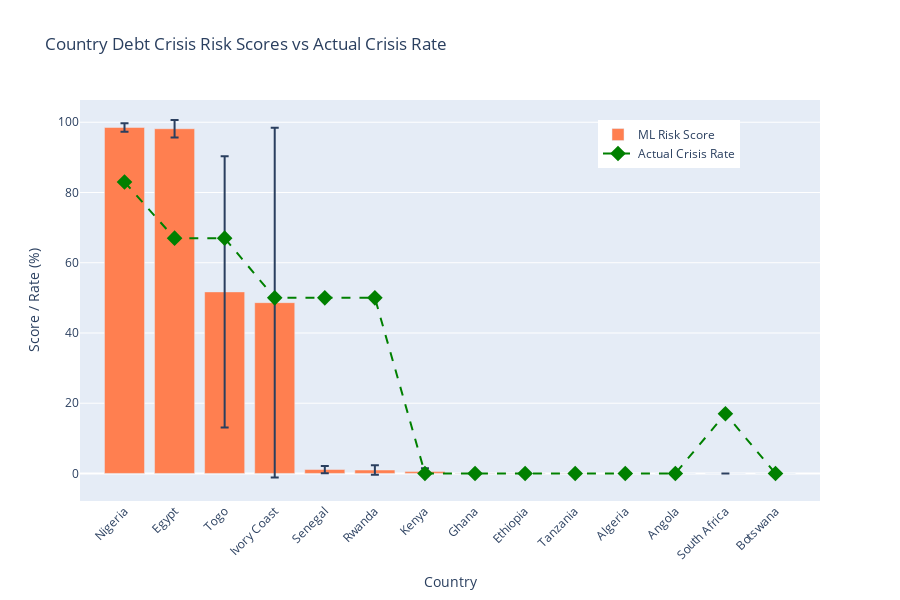

Source (notebook cell):
### Code cell
# Visualize country risk scores
risk_viz = recent_risk.reset_index()

fig = go.Figure()

fig.add_trace(go.Bar(
    x=risk_viz['country'],
    y=risk_viz['Avg_Risk_Score'],
    name='ML Risk Score',
    marker_color='coral',
    error_y=dict(type='data', array=risk_viz['Risk_Volatility'])
))

fig.add_trace(go.Scatter(
    x=risk_viz['country'],
    y=risk_viz['Actual_Crisis_Rate'] * 100,
    name='Actual Crisis Rate',
    mode='markers+lines',
    marker=dict(size=12, symbol='diamond', color='green'),
    line=dict(color='green', width=2, dash='dash')
))

fig.update_layout(
    title='Country Debt Crisis Risk Scores vs Actual Crisis Rate',
    xaxis_title='Country',
    yaxis_title='Score / Rate (%)',
    height=600,
    xaxis={'tickangle': -45},
    legend=dict(x=0.7, y=0.95)
)
fig.show()

# Save for pitch deck
# fig.write_image('../slides/figs/country_risk_scores.png', width=1400, height=800)
# print("✅ Country risk scores saved to slides/figs/country_risk_scores.png")

### Figure 1 — Plotly figure (JSON) as saved in the notebook; plotly's stock layout.template omitted (floating-point values rounded to 4 significant figures)
{"data": [{"error_y": {"array": [1.22, 2.47, 38.65, 49.79, 1.03, 1.32, 0.97, 0.02, 0.01, 0.0, 0.0, 0.0, 0.0, 0.0], "type": "data"}, "marker": {"color": "coral"}, "name": "ML Risk Score", "type": "bar", "x": ["Nigeria", "Egypt", "Togo", "Ivory Coast", "Senegal", "Rwanda", "Kenya", "Ghana", "Ethiopia", "Tanzania", "Algeria", "Angola", "South Africa", "Botswana"], "y": [98.52, 98.16, 51.7, 48.63, 1.12, 0.98, 0.52, 0.05, 0.04, 0.03, 0.02, 0.02, 0.02, 0.01]}, {"line": {"color": "green", "dash": "dash", "width": 2}, "marker": {"color": "green", "size": 12, "symbol": "diamond"}, "mode": "markers+lines", "name": "Actual Crisis Rate", "type": "scatter", "x": ["Nigeria", "Egypt", "Togo", "Ivory Coast", "Senegal", "Rwanda", "Kenya", "Ghana", "Ethiopia", "Tanzania", "Algeria", "Angola", "South Africa", "Botswana"], "y": [83.0, 67.0, 67.0, 50.0, 50.0, 50.0, 0.0, 0.0, 0.0, 0.0, 0.0, 0.0, 17.0, 0.0]}], "layout": {"height": 600, "legend": {"x": 0.7, "y": 0.95}, "title": {"text": "Country Debt Crisis Risk Scores vs Actual Crisis Rate"}, "xaxis": {"tickangle": -45, "title": {"text": "Country"}}, "yaxis": {"title": {"text": "Score / Rate (%)"}}}}
